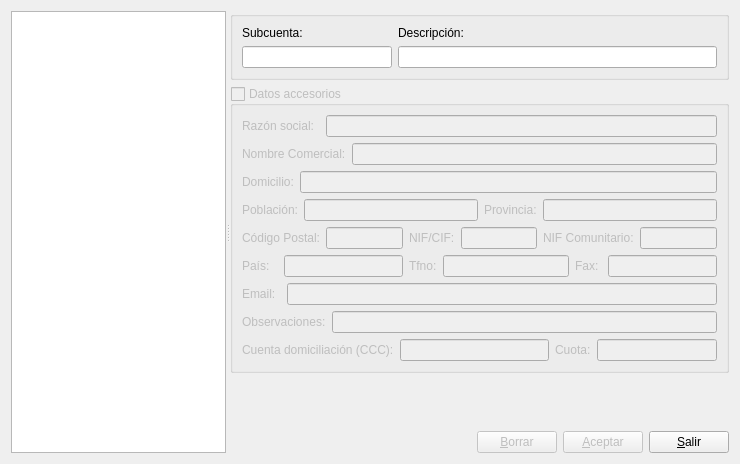
<ui version="4.0" >
 <author>José Manuel Díez Botella</author>
 <class>subcuentas</class>
 <widget class="QDialog" name="subcuentas" >
  <property name="enabled" >
   <bool>true</bool>
  </property>
  <property name="geometry" >
   <rect>
    <x>0</x>
    <y>0</y>
    <width>740</width>
    <height>464</height>
   </rect>
  </property>
  <property name="baseSize" >
   <size>
    <width>0</width>
    <height>0</height>
   </size>
  </property>
  <property name="windowTitle" >
   <string>SUBCUENTAS</string>
  </property>
  <layout class="QGridLayout" name="gridLayout" >
   <item row="0" column="1" >
    <widget class="QSplitter" name="splitter" >
     <property name="orientation" >
      <enum>Qt::Horizontal</enum>
     </property>
     <widget class="QTreeView" name="treeView" >
      <property name="sizePolicy" >
       <sizepolicy vsizetype="MinimumExpanding" hsizetype="Expanding" >
        <horstretch>0</horstretch>
        <verstretch>0</verstretch>
       </sizepolicy>
      </property>
     </widget>
     <widget class="QWidget" name="layoutWidget" >
      <layout class="QVBoxLayout" name="verticalLayout" >
       <item>
        <widget class="QGroupBox" name="groupBox" >
         <property name="sizePolicy" >
          <sizepolicy vsizetype="Maximum" hsizetype="Preferred" >
           <horstretch>0</horstretch>
           <verstretch>0</verstretch>
          </sizepolicy>
         </property>
         <property name="title" >
          <string/>
         </property>
         <layout class="QHBoxLayout" >
          <property name="spacing" >
           <number>6</number>
          </property>
          <property name="margin" >
           <number>9</number>
          </property>
          <item>
           <layout class="QVBoxLayout" >
            <property name="spacing" >
             <number>6</number>
            </property>
            <property name="margin" >
             <number>0</number>
            </property>
            <item>
             <widget class="QLabel" name="label" >
              <property name="text" >
               <string>Subcuenta:</string>
              </property>
             </widget>
            </item>
            <item>
             <widget class="QLineEdit" name="codigolineEdit" >
              <property name="maximumSize" >
               <size>
                <width>150</width>
                <height>16777215</height>
               </size>
              </property>
             </widget>
            </item>
           </layout>
          </item>
          <item>
           <layout class="QVBoxLayout" >
            <property name="spacing" >
             <number>6</number>
            </property>
            <property name="margin" >
             <number>0</number>
            </property>
            <item>
             <widget class="QLabel" name="label_2" >
              <property name="text" >
               <string>Descripción:</string>
              </property>
             </widget>
            </item>
            <item>
             <widget class="QLineEdit" name="descripcionlineEdit" />
            </item>
           </layout>
          </item>
         </layout>
        </widget>
       </item>
       <item>
        <widget class="QGroupBox" name="datosgroupBox" >
         <property name="enabled" >
          <bool>false</bool>
         </property>
         <property name="sizePolicy" >
          <sizepolicy vsizetype="Preferred" hsizetype="Maximum" >
           <horstretch>0</horstretch>
           <verstretch>0</verstretch>
          </sizepolicy>
         </property>
         <property name="title" >
          <string>Datos accesorios</string>
         </property>
         <property name="checkable" >
          <bool>true</bool>
         </property>
         <property name="checked" >
          <bool>false</bool>
         </property>
         <layout class="QVBoxLayout" >
          <item>
           <layout class="QGridLayout" >
            <property name="margin" >
             <number>0</number>
            </property>
            <property name="spacing" >
             <number>6</number>
            </property>
            <item row="2" column="0" >
             <widget class="QLabel" name="TextLabel1_2" >
              <property name="text" >
               <string>Domicilio:</string>
              </property>
              <property name="wordWrap" >
               <bool>false</bool>
              </property>
             </widget>
            </item>
            <item row="1" column="0" colspan="3" >
             <widget class="QLabel" name="label_3" >
              <property name="text" >
               <string>Nombre Comercial:</string>
              </property>
             </widget>
            </item>
            <item row="0" column="0" colspan="2" >
             <widget class="QLabel" name="TextLabel2" >
              <property name="text" >
               <string>Razón social:</string>
              </property>
              <property name="wordWrap" >
               <bool>false</bool>
              </property>
             </widget>
            </item>
            <item row="2" column="1" colspan="3" >
             <widget class="QLineEdit" name="DomicilioLineEdit" >
              <property name="maxLength" >
               <number>80</number>
              </property>
             </widget>
            </item>
            <item row="0" column="2" colspan="2" >
             <widget class="QLineEdit" name="NombreLineEdit" >
              <property name="maxLength" >
               <number>80</number>
              </property>
             </widget>
            </item>
            <item row="1" column="3" >
             <widget class="QLineEdit" name="ncomerciallineEdit" />
            </item>
           </layout>
          </item>
          <item>
           <layout class="QHBoxLayout" >
            <property name="spacing" >
             <number>6</number>
            </property>
            <property name="margin" >
             <number>0</number>
            </property>
            <item>
             <widget class="QLabel" name="TextLabel2_2" >
              <property name="text" >
               <string>Población:</string>
              </property>
              <property name="wordWrap" >
               <bool>false</bool>
              </property>
             </widget>
            </item>
            <item>
             <widget class="QLineEdit" name="PoblacionLineEdit" >
              <property name="maxLength" >
               <number>80</number>
              </property>
             </widget>
            </item>
            <item>
             <widget class="QLabel" name="TextLabel3" >
              <property name="text" >
               <string>Provincia:</string>
              </property>
              <property name="wordWrap" >
               <bool>false</bool>
              </property>
             </widget>
            </item>
            <item>
             <widget class="QLineEdit" name="ProvinciaLineEdit" >
              <property name="maxLength" >
               <number>80</number>
              </property>
             </widget>
            </item>
           </layout>
          </item>
          <item>
           <layout class="QGridLayout" >
            <property name="margin" >
             <number>0</number>
            </property>
            <property name="spacing" >
             <number>6</number>
            </property>
            <item row="0" column="0" colspan="2" >
             <widget class="QLabel" name="TextLabel4" >
              <property name="text" >
               <string>Código Postal:</string>
              </property>
              <property name="wordWrap" >
               <bool>false</bool>
              </property>
             </widget>
            </item>
            <item row="0" column="2" >
             <widget class="QLineEdit" name="CpLineEdit" >
              <property name="maxLength" >
               <number>40</number>
              </property>
             </widget>
            </item>
            <item row="0" column="9" >
             <widget class="QLineEdit" name="NifComLineEdit" >
              <property name="maxLength" >
               <number>40</number>
              </property>
             </widget>
            </item>
            <item row="1" column="7" >
             <widget class="QLabel" name="TextLabel9" >
              <property name="text" >
               <string>Fax:</string>
              </property>
              <property name="wordWrap" >
               <bool>false</bool>
              </property>
             </widget>
            </item>
            <item row="0" column="5" >
             <widget class="QLineEdit" name="NifLineEdit" >
              <property name="maxLength" >
               <number>40</number>
              </property>
             </widget>
            </item>
            <item row="1" column="3" >
             <widget class="QLabel" name="TextLabel8" >
              <property name="text" >
               <string>Tfno:</string>
              </property>
              <property name="wordWrap" >
               <bool>false</bool>
              </property>
             </widget>
            </item>
            <item row="1" column="0" >
             <widget class="QLabel" name="TextLabel7" >
              <property name="text" >
               <string>País:</string>
              </property>
              <property name="wordWrap" >
               <bool>false</bool>
              </property>
             </widget>
            </item>
            <item row="1" column="4" colspan="3" >
             <widget class="QLineEdit" name="TfnoLineEdit" >
              <property name="maxLength" >
               <number>80</number>
              </property>
             </widget>
            </item>
            <item row="1" column="1" colspan="2" >
             <widget class="QLineEdit" name="PaisLineEdit" >
              <property name="maxLength" >
               <number>80</number>
              </property>
             </widget>
            </item>
            <item row="1" column="8" colspan="2" >
             <widget class="QLineEdit" name="FaxLineEdit" >
              <property name="maxLength" >
               <number>80</number>
              </property>
             </widget>
            </item>
            <item row="0" column="3" colspan="2" >
             <widget class="QLabel" name="TextLabel5" >
              <property name="text" >
               <string>NIF/CIF:</string>
              </property>
              <property name="wordWrap" >
               <bool>false</bool>
              </property>
             </widget>
            </item>
            <item row="0" column="6" colspan="3" >
             <widget class="QLabel" name="TextLabel6" >
              <property name="text" >
               <string>NIF Comunitario:</string>
              </property>
              <property name="wordWrap" >
               <bool>false</bool>
              </property>
             </widget>
            </item>
           </layout>
          </item>
          <item>
           <layout class="QGridLayout" >
            <property name="margin" >
             <number>0</number>
            </property>
            <property name="spacing" >
             <number>6</number>
            </property>
            <item row="0" column="0" >
             <widget class="QLabel" name="TextLabel10" >
              <property name="text" >
               <string>Email:</string>
              </property>
              <property name="wordWrap" >
               <bool>false</bool>
              </property>
             </widget>
            </item>
            <item row="1" column="2" >
             <widget class="QLineEdit" name="ObservacionesLineEdit" >
              <property name="maxLength" >
               <number>80</number>
              </property>
             </widget>
            </item>
            <item row="1" column="0" colspan="2" >
             <widget class="QLabel" name="TextLabel11" >
              <property name="text" >
               <string>Observaciones:</string>
              </property>
              <property name="wordWrap" >
               <bool>false</bool>
              </property>
             </widget>
            </item>
            <item row="0" column="1" colspan="2" >
             <widget class="QLineEdit" name="EmailLineEdit" >
              <property name="maxLength" >
               <number>80</number>
              </property>
             </widget>
            </item>
           </layout>
          </item>
          <item>
           <layout class="QHBoxLayout" >
            <item>
             <widget class="QLabel" name="label_4" >
              <property name="text" >
               <string>Cuenta domiciliación (CCC):</string>
              </property>
             </widget>
            </item>
            <item>
             <widget class="QLineEdit" name="ccclineEdit" />
            </item>
            <item>
             <widget class="QLabel" name="label_5" >
              <property name="text" >
               <string>Cuota:</string>
              </property>
             </widget>
            </item>
            <item>
             <widget class="QLineEdit" name="cuotalineEdit" >
              <property name="maximumSize" >
               <size>
                <width>120</width>
                <height>16777215</height>
               </size>
              </property>
             </widget>
            </item>
           </layout>
          </item>
         </layout>
        </widget>
       </item>
       <item>
        <spacer name="verticalSpacer" >
         <property name="orientation" >
          <enum>Qt::Vertical</enum>
         </property>
         <property name="sizeHint" stdset="0" >
          <size>
           <width>20</width>
           <height>40</height>
          </size>
         </property>
        </spacer>
       </item>
       <item>
        <layout class="QHBoxLayout" >
         <property name="spacing" >
          <number>6</number>
         </property>
         <property name="sizeConstraint" >
          <enum>QLayout::SetDefaultConstraint</enum>
         </property>
         <property name="margin" >
          <number>0</number>
         </property>
         <item>
          <spacer name="horizontalSpacer" >
           <property name="orientation" >
            <enum>Qt::Horizontal</enum>
           </property>
           <property name="sizeHint" stdset="0" >
            <size>
             <width>40</width>
             <height>20</height>
            </size>
           </property>
          </spacer>
         </item>
         <item>
          <widget class="QPushButton" name="borrarpushButton" >
           <property name="enabled" >
            <bool>false</bool>
           </property>
           <property name="sizePolicy" >
            <sizepolicy vsizetype="Fixed" hsizetype="Minimum" >
             <horstretch>0</horstretch>
             <verstretch>0</verstretch>
            </sizepolicy>
           </property>
           <property name="text" >
            <string>&amp;Borrar</string>
           </property>
           <property name="icon" >
            <iconset resource="libroK.qrc" >
             <normaloff>:/images/librok-17.png</normaloff>:/images/librok-17.png</iconset>
           </property>
           <property name="autoDefault" >
            <bool>false</bool>
           </property>
          </widget>
         </item>
         <item>
          <widget class="QPushButton" name="aceptarpushButton" >
           <property name="enabled" >
            <bool>false</bool>
           </property>
           <property name="text" >
            <string>&amp;Aceptar</string>
           </property>
           <property name="icon" >
            <iconset resource="libroK.qrc" >
             <normaloff>:/images/librok-42.png</normaloff>:/images/librok-42.png</iconset>
           </property>
           <property name="default" >
            <bool>true</bool>
           </property>
          </widget>
         </item>
         <item>
          <widget class="QPushButton" name="salirpushButton" >
           <property name="text" >
            <string>&amp;Salir</string>
           </property>
           <property name="icon" >
            <iconset resource="libroK.qrc" >
             <normaloff>:/images/librok-52.png</normaloff>:/images/librok-52.png</iconset>
           </property>
           <property name="autoDefault" >
            <bool>false</bool>
           </property>
          </widget>
         </item>
        </layout>
       </item>
      </layout>
     </widget>
    </widget>
   </item>
  </layout>
  <zorder>splitter</zorder>
 </widget>
 <tabstops>
  <tabstop>codigolineEdit</tabstop>
  <tabstop>descripcionlineEdit</tabstop>
  <tabstop>treeView</tabstop>
  <tabstop>NombreLineEdit</tabstop>
  <tabstop>ncomerciallineEdit</tabstop>
  <tabstop>DomicilioLineEdit</tabstop>
  <tabstop>PoblacionLineEdit</tabstop>
  <tabstop>ProvinciaLineEdit</tabstop>
  <tabstop>CpLineEdit</tabstop>
  <tabstop>NifLineEdit</tabstop>
  <tabstop>NifComLineEdit</tabstop>
  <tabstop>PaisLineEdit</tabstop>
  <tabstop>TfnoLineEdit</tabstop>
  <tabstop>FaxLineEdit</tabstop>
  <tabstop>EmailLineEdit</tabstop>
  <tabstop>ObservacionesLineEdit</tabstop>
  <tabstop>borrarpushButton</tabstop>
  <tabstop>aceptarpushButton</tabstop>
  <tabstop>salirpushButton</tabstop>
 </tabstops>
 <resources>
  <include location="libroK.qrc" />
 </resources>
 <connections>
  <connection>
   <sender>salirpushButton</sender>
   <signal>clicked()</signal>
   <receiver>subcuentas</receiver>
   <slot>accept()</slot>
   <hints>
    <hint type="sourcelabel" >
     <x>567</x>
     <y>632</y>
    </hint>
    <hint type="destinationlabel" >
     <x>605</x>
     <y>609</y>
    </hint>
   </hints>
  </connection>
 </connections>
</ui>
